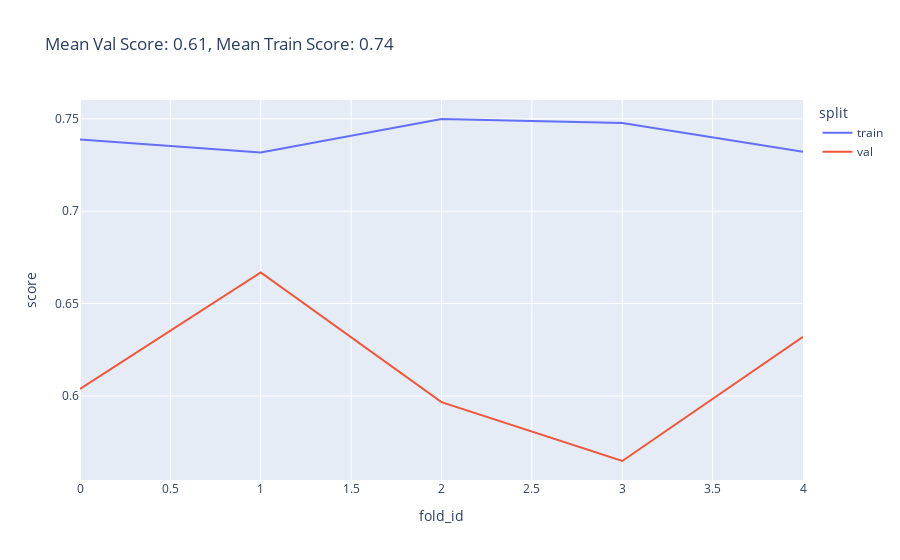
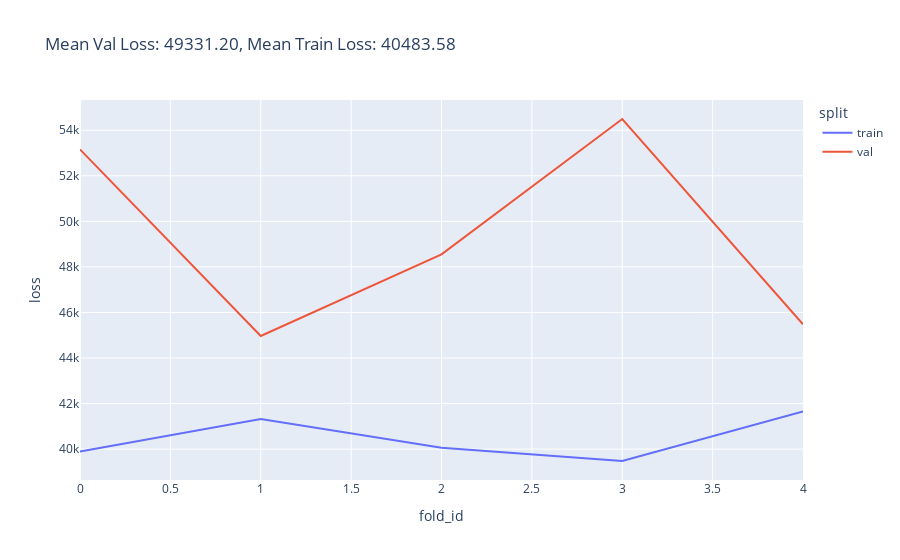

These figures' notebook cell, in order:
### Code cell
from sklearn.neighbors import KNeighborsRegressor

model = KNeighborsRegressor(n_neighbors = 5)
evaluate_model(X_encoded, model)

### Figure 1 — Plotly figure (JSON) as saved in the notebook; plotly's stock layout.template omitted (floating-point values rounded to 4 significant figures)
{"data": [{"hovertemplate": "split=train<br>fold_id=%{x}<br>score=%{y}<extra></extra>", "legendgroup": "train", "line": {"color": "#636efa", "dash": "solid"}, "marker": {"symbol": "circle"}, "mode": "lines", "name": "train", "orientation": "v", "showlegend": true, "type": "scatter", "x": [0, 1, 2, 3, 4], "xaxis": "x", "y": [0.7387, 0.7318, 0.7499, 0.7477, 0.7321], "yaxis": "y"}, {"hovertemplate": "split=val<br>fold_id=%{x}<br>score=%{y}<extra></extra>", "legendgroup": "val", "line": {"color": "#EF553B", "dash": "solid"}, "marker": {"symbol": "circle"}, "mode": "lines", "name": "val", "orientation": "v", "showlegend": true, "type": "scatter", "x": [0, 1, 2, 3, 4], "xaxis": "x", "y": [0.6038, 0.6668, 0.5966, 0.5648, 0.632], "yaxis": "y"}], "layout": {"legend": {"title": {"text": "split"}, "tracegroupgap": 0}, "title": {"text": "Mean Val Score: 0.61, Mean Train Score: 0.74"}, "xaxis": {"anchor": "y", "domain": [0, 1], "title": {"text": "fold_id"}}, "yaxis": {"anchor": "x", "domain": [0, 1], "title": {"text": "score"}}}}

### Figure 2 — Plotly figure (JSON) as saved in the notebook; plotly's stock layout.template omitted (floating-point values rounded to 4 significant figures)
{"data": [{"hovertemplate": "split=train<br>fold_id=%{x}<br>loss=%{y}<extra></extra>", "legendgroup": "train", "line": {"color": "#636efa", "dash": "solid"}, "marker": {"symbol": "circle"}, "mode": "lines", "name": "train", "orientation": "v", "showlegend": true, "type": "scatter", "x": [0, 1, 2, 3, 4], "xaxis": "x", "y": [39900.0, 41320.0, 40060.0, 39480.0, 41660.0], "yaxis": "y"}, {"hovertemplate": "split=val<br>fold_id=%{x}<br>loss=%{y}<extra></extra>", "legendgroup": "val", "line": {"color": "#EF553B", "dash": "solid"}, "marker": {"symbol": "circle"}, "mode": "lines", "name": "val", "orientation": "v", "showlegend": true, "type": "scatter", "x": [0, 1, 2, 3, 4], "xaxis": "x", "y": [53160.0, 44970.0, 48550.0, 54490.0, 45480.0], "yaxis": "y"}], "layout": {"legend": {"title": {"text": "split"}, "tracegroupgap": 0}, "title": {"text": "Mean Val Loss: 49331.20, Mean Train Loss: 40483.58"}, "xaxis": {"anchor": "y", "domain": [0, 1], "title": {"text": "fold_id"}}, "yaxis": {"anchor": "x", "domain": [0, 1], "title": {"text": "loss"}}}}
